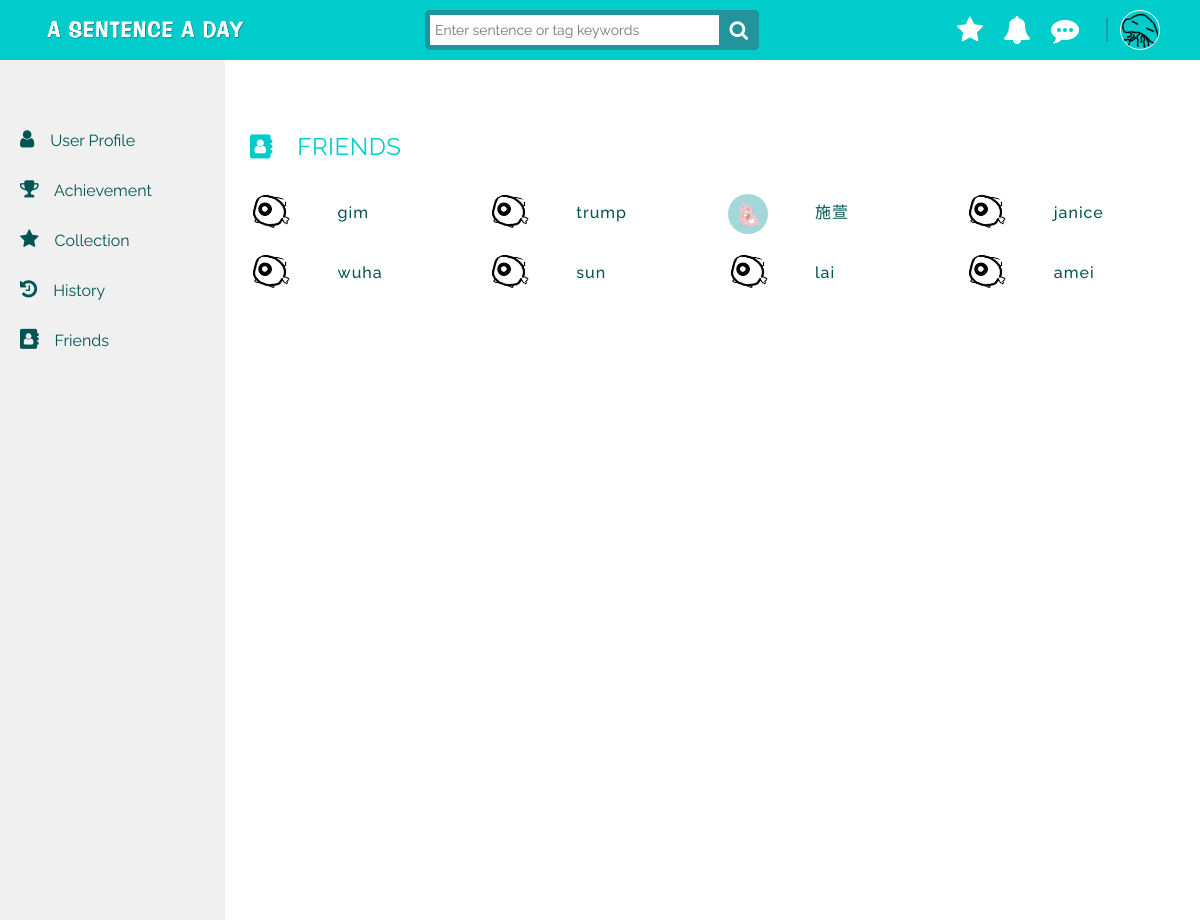
Screenshot of /user/friends/ (signed in) with the database file from the repository.
### sentence/models.py (models this page shows, shortened)
class User(models.Model):
	UID = models.AutoField(primary_key=True)
	UserName = models.CharField(max_length=50, null=False)
	Email = models.EmailField(max_length=254,unique = True)
	Password = models.CharField(max_length=50, null=False)
	SocialID = models.BigIntegerField(null=True,default=-1)
	UserIcon = models.ImageField(upload_to='static/media',default='/static/images/fish.png')
	NativeLanguage = models.ForeignKey('Language', on_delete=models.CASCADE)

class Friendship(models.Model):
	AreFriends = models.IntegerField()
	UID = models.ForeignKey('User', on_delete=models.CASCADE)
	Friend = models.ForeignKey('User', on_delete=models.CASCADE,related_name="friends")

### sentence/views.py (the view)
# urls.py: url(r'^user/friends/', views.user_friends),
def user_friends(request):
    if request.session.get('UID'):
        usermodel = User.objects.get(UID=request.session.get('UID'))
        friendlist = Friendship.objects.filter(UID=request.session.get('UID'))
        context = {'username': usermodel,'extend_index': 'sentence/background.html',
        'friendlist': friendlist,}
        return render(request, "sentence/user_friends.html",context)
    else:
        context = {'extend_index': 'sentence/background.html'}
        return render(request, "sentence/user_friends.html",context)

### sentence/templates/sentence/user_friends.html
{% extends 'sentence/userSidebar.html' %}
{% load staticfiles %}
{% load tz %}
{% block pagecontent1 %}
<div class="container-fluid friends">
    <div class="profiletitle friends"><i class="fa fa-address-book"></i>&emsp;FRIENDS</div>
    <div class="row">
        {% for friend in friendlist %}
            <div class="col-sm-3">
                <div class="row friendlist-manage">
                    {% if friend.Friend.SocialID == -1 %}
                    <div class="col-lg-2"> <img class="friend-pic" src="{{ friend.Friend.UserIcon.url }}"> </div>
                    {% else %}
                    <div class="col-lg-2"> <img class="friend-pic" src="{{ friend.Friend.UserIcon }}"> </div>
                    {% endif%}
                    <div class="col-lg-2 friend-name"> <h4>{{ friend.Friend.UserName }}</h4> </div>
                </div>
            </div>
        {% endfor %}
    </div>
</div>
{% endblock pagecontent1 %}

### sentence/templates/sentence/background.html (shortened to what this page needs)
{% load staticfiles %}
<!DOCTYPE html>
<html>
<head>
    <link rel="stylesheet" href="https://cdnjs.cloudflare.com/ajax/libs/normalize/5.0.0/normalize.min.css">
    <link rel="stylesheet" href="https://netdna.bootstrapcdn.com/bootstrap/3.3.7/css/bootstrap.min.css">
    <link rel="stylesheet" href="{% static 'icons-fonts/glyphicon-style.css' %}">
    <link href="https://file.myfontastic.com/aR4fpYP5juQuaFcCLbzkFZ/icons.css" rel="stylesheet">
    <link rel="stylesheet" href="https://maxcdn.bootstrapcdn.com/font-awesome/4.7.0/css/font-awesome.min.css">
    <link rel="stylesheet" href="{% static 'css/styles.css' %}">
    <link rel="stylesheet" href="{% static 'css/navbar.css' %}">
    <link rel="stylesheet" href="{% static 'css/textfield.css' %}">
    <link rel="stylesheet" href="{% static 'css/postcard.css' %}">
    <link rel="stylesheet" href="{% static 'css/sentence.css' %}">
    <link rel="stylesheet" href="{% static 'css/userMap.css' %}">
    <link rel="stylesheet" href="{% static 'css/userprofile.css' %}">
    <link href="{% static 'css/jqvmap.css' %}" media="screen" rel="stylesheet" type="text/css">
    <link rel="stylesheet" href="{% static 'css/sb-admin.css' %}">
    <link rel="stylesheet" href="{% static 'css/morris.css' %}">
    <link rel="stylesheet" href="https://code.jquery.com/ui/1.8.10/themes/smoothness/jquery-ui.css" type="text/css">
</head>
<body>
    <div class="header">
        <nav class="navbar-fixed-top" role="navigation">
            <div class="navbar header-1">
                <div class="container">
                    <div class="col-md-4 col-sm-6 col-xs-6">
                        <div class="header-logo">
                            <a href="/"> <img class="logo img-valign img-responsive" src="{% static 'images/logo2.png' %}"> </a>
                        </div>
                    </div>
                    <div class="col-md-5 col-sm-6 col-xs-6">
                        <form class="search">
                            <input class="searchTerm" placeholder="Enter sentence or tag keywords" />
                        </form>
                    </div>
                    <div class="col-md-3 col-sm-6 col-xs-6 header-mobile-sm">
                        {% if not username %}
                        <div class="header-sm">
                            <span class="before-login">
                                <button type="button" class="btn1 btn-default navbar-btn" id="login-btn" data-toggle="modal">Log In</button>
                            </span>
                            <span class="before-login">
                                <button type="button" class="btn1 btn-default navbar-btn" id="signup-btn" data-toggle="modal">Sign Up</button>
                            </span>
                        </div>
                            <div class="modal fade" id="login-modal" role="dialog">
                                <div class="modal-dialog">
                                    <div id="login-box">
                                        <div class="top" style="padding: 15px;">
                                            <button type="button" class="close" data-dismiss="modal" style="outline: 0;"><i class="fa fa-times"></i></button>
                                        </div>
                                        <div class="left">
                                            <h1>Welcome back!</h1>
                                            <form method = "POST" action = "/login/">
                                              {% csrf_token %}
                                              {{ form.as_p }}
                                                <input type="text" name="email" placeholder="E-mail" required>
                                                <input type="password" name="password" placeholder="Password" required>
                                                {% if wrongMessage %}
                                                <div class="errormsg"><h6>{{wrongMessage}}</h6></div>
                                                {% endif %}
                                                <input type="submit" class="loginButton" name="login_submit" value="Log in">
                                            </form>
                                        </div>
                                        <div class="login-right">
                                            <button  class="social-signin facebook facebook-login-btn">Log in with facebook</button>
                                            <button class="social-signin google" id="customBtn-login">Log in with Google</button>
                                        </div>
                                        <div class="login-or">OR</div>
                                        <div class="mobile-login-right">
                                            <span><a href="" class="sm sm-anim1 sm-facebook icon-ao-facebook" target="_blank"></a></span>
                                            <span><a href="" class="sm sm-anim1 sm-googleplus icon-ao-google" target="_blank"></a></span>
                                        </div>
                                    </div>
                                </div>
                            </div>
                            <div class="modal fade" id="signup-modal" role="dialog">
                                <div class="modal-dialog">
                                    <div id="signup-box">
                                        <div class="top" style="padding: 15px;">
                                            <button type="button" class="close" data-dismiss="modal" style="outline: 0;"><i class="fa fa-times"></i></button>
                                        </div>
                                        <div class="left">
                                            <h1>Create an account</h1>
                                            <form name="signupform" method="POST" action="/login/">
                                                {% csrf_token %}
                                                {{ form.as_p }}
                                                <input type="text" name="name" placeholder="Username" required>
                                                <input type="text" name="email" placeholder="E-mail" required>
                                                <input type="password" name="password" placeholder="Password" required>
                                                <input type="password" name="password" placeholder="Retype password" required>
                                                <input type="submit" class="signupBtn" name="signup_submit" value="Sign me up" />
                                            </form>
                                        </div>
                                        <div class="signup-right">
                                            <button class="signupBtn social-signin facebook facebook-login-btn">Sign up with facebook</button>
                                            <button class="signupBtn social-signin google" id="customBtn-signup">Sign up with Google</button>
                                        </div>
                                        <div class="signup-or">OR</div>
                                        <div class="mobile-signup-right">
                                            <span><a href="" class="sm sm-anim1 sm-facebook icon-ao-facebook" target="_blank"></a></span>
                                            <span><a href="" class="sm sm-anim1 sm-googleplus icon-ao-google" target="_blank"></a></span>
                                        </div>
                                    </div>
                                </div>
                            </div>
                        {% else %}
                        <div class="header-sm favorite">
                            <span class="after-login">
                                  <a href="/user/collection" class="dropdown-toggle" role="button" aria-expanded="false">
                                    <i class="fa fa-star" style="font-size: 28px; color:#fff;"></i>
                                  </a>
                            </span>
                        </div>
                        <div class="header-sm notification">
                            <span class="after-login">
                                  <a href="#" class="dropdown-toggle" data-toggle="dropdown" role="button" aria-expanded="false">
                                    <i class="fa fa-bell" style="font-size: 28px; color:#fff;"></i>
                                  </a>
                            </span>
                        </div>
                        <div class="header-sm messageboard">
                            <span class="after-login">
                                  <a href="" class="dropdown-toggle" id="user-messageboard" data-toggle="dropdown" role="button" aria-expanded="false">
                                    <i class="fa fa-commenting" style="font-size: 28px; color:#fff;"></i>
                                  </a>
                            </span>
                        </div>
                        <span style="color:#22949b; font-size: 26px;">&ensp;|</span>
                        <div class="header-sm user">
                            <span class="after-login">
                                  <a href="#" class="dropdown-toggle" data-toggle="dropdown" role="button" aria-expanded="false">
                                  {% if username %}
                                    {% if username.SocialID == -1 %}
                                    <img src="{{ username.UserIcon.url }}" height="40" width="40" id="user-pic">
                                    {% else %}
                                    <img src="{{ username.UserIcon }}" height="40" width="40" id="user-pic">
                                    {% endif%}
                                  {% else %}
                                    <i class="fa fa-user-circle" style="font-size: 30px; color:#FFF" id="user-pic"></i>
                                  {% endif %}
                                  </a>
                            </span>
                        </div>
                        {% endif %}
                    </div>
                </div>
            </div>
        </nav>
    </div>
    <div class="message" style="display: block;">
    </div>
    <div class="body"> {% block content1 %} {% endblock content1 %} </div>
</body>
</html>

### sentence/static/css/styles.css (style rules this page uses)
html, head, body { height: 100%; background: white; font-family: 'Raleway', sans-serif; -webkit-font-smoothing: antialiased; }
body { padding-top: 30px; }
.body { margin-top: 80px; }

### sentence/static/css/navbar.css (style rules this page uses)
.img-valign { -webkit-transform: translateY(-50%); -moz-transform: translateY(-50%); -ms-transform: translateY(-50%); -o-transform: translateY(-50%); transform: translateY(-50%); }
.logo { width: 200px; float: left; }
.img-valign { position: relative; top: 50%; }
.navbar { min-height: inherit; }
input { outline: none; }
.header-1 { height: 60px; background: #00CCCC; margin-bottom: 0; border: none; border-radius: 0; }
.header-logo { position: relative; margin-top: 30px; }
.header-mobile-sm { height: 60px; padding: 0; display: flex; justify-content: flex-end; align-items: center; }
.header-sm span { padding: 10px; }
.search { width: 75%; position: relative; margin-top: 10px; }
.search:before { position: absolute; top: 0; right: 0; width: 40px; height: 40px; line-height: 40px; font-family: 'FontAwesome'; content: '\f002'; font-size: 20px; background: #22949b; text-align: center; color: #fff; border-radius: 5px; -webkit-font-smoothing: subpixel-antialiased; font-smooth: always; }
.searchTerm { -moz-box-sizing: border-box; -webkit-box-sizing: border-box; box-sizing: border-box; width: 100%; border: 5px solid #22949b; padding: 5px; height: 40px; border-radius: 5px; outline: none; }
.after-login a { text-decoration: none; }
#user-pic { border-radius: 60%; border: 1.5px solid #fff; }

### sentence/static/css/userMap.css (style rules this page uses)
.friend-pic { width: 40px; height: 40px; border-radius: 100%; }
.friend-name { left: 20%; width: 10vw; text-align: left; vertical-align: middle; }
.friend-name h4 { font-size: 16px; color: #005454; letter-spacing: 1px; }
.message { color: white; background: #337ab7; position: relative; margin: 0px 5px; display: inline-block; word-break: break-all; max-width: 100%; padding: 5px; border-radius: 10px; text-align: left; }

### sentence/static/css/userprofile.css (style rules this page uses)
.profiletitle { font-size: 24px; margin-bottom: 20px; letter-spacing: 0.5px; color: #00CCCC; }
.row.friendlist-manage { padding: 10px 0; }

### rows the page displays
User: UserIcon (picture)
Friendship: Friend.UserIcon (picture), Friend.UserName "gim"
Friendship: Friend.UserIcon (picture), Friend.UserName "trump"
Friendship: Friend.UserIcon (picture), Friend.UserName "施萱"
Friendship: Friend.UserIcon (picture), Friend.UserName "janice"
Friendship: Friend.UserIcon (picture), Friend.UserName "wuha"
Friendship: Friend.UserIcon (picture), Friend.UserName "sun"
Friendship: Friend.UserIcon (picture), Friend.UserName "lai"
Friendship: Friend.UserIcon (picture), Friend.UserName "amei"
